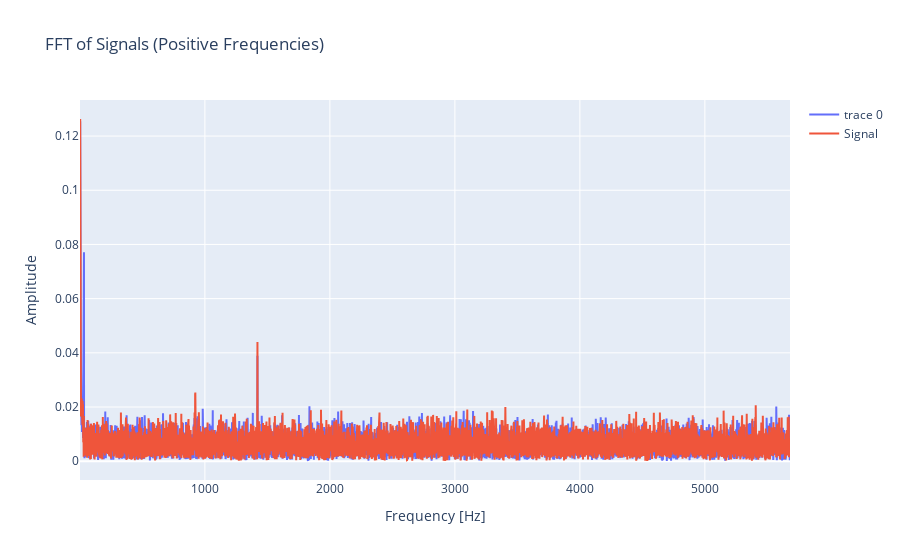

The notebook cell saved with this chart:
### Code cell
fig_fft = go.Figure()

name = ["dark", "bright", "bg", "signal"]
fig_fft.add_trace(go.Scatter(x=x, y=y, mode='lines'))
fig_fft.add_trace(go.Scatter(x=x, y=yb,mode='lines', name='Signal'))
fig_fft.update_layout(title='FFT of Signals (Positive Frequencies)',
                      xaxis_title='Frequency [Hz]',
                      yaxis_title='Amplitude')
# Show plots
fig_fft.show()

### Figure 1 — Plotly figure (JSON) as saved in the notebook; plotly's stock layout.template omitted (floating-point values rounded to 4 significant figures; data arrays with more than 128 entries replaced by an {"elided": "..."} marker saying what was removed)
{"data": [{"mode": "lines", "type": "scatter", "x": {"elided": "7499 float values"}, "y": {"elided": "7499 float values"}}, {"mode": "lines", "name": "Signal", "type": "scatter", "x": {"elided": "7499 float values"}, "y": {"elided": "7499 float values"}}], "layout": {"title": {"text": "FFT of Signals (Positive Frequencies)"}, "xaxis": {"title": {"text": "Frequency [Hz]"}}, "yaxis": {"title": {"text": "Amplitude"}}}}
